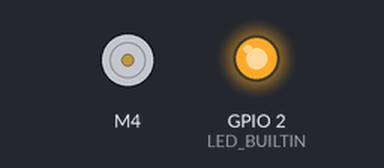
Recording of a sketch running on a simulated ESP32. Parts: DC motor (green arrow = forward, orange = backward, longer = faster), output pins drawn as LEDs (lit = HIGH). What the sketch prints to the serial monitor is not drawn.

Above: at 1.1 s.
At 6.1 s:
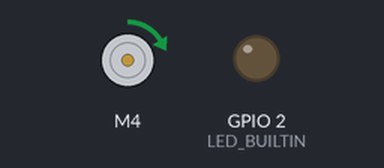
Timing chart, 0 to 7.6 s (numbered marks = the images above):
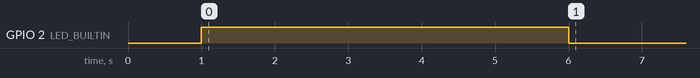

The sketch:

ESC.ino
```cpp
#include <ESP32Servo.h> // ESP32Servo library installed by Library Manager
#include "ESC.h" // RC_ESP library installed by Library Manager

#define ESC_PIN 4 // connected to ESC control wire
#define LED_BUILTIN 2 // not defaulted properly for ESP32s/you must define it
#define POT_PIN 15 // Analog pin used to connect the potentiometer center pin

// Note: the following speeds may need to be modified for your particular hardware.
#define MIN_SPEED 1040 // speed just slow enough to turn motor off
#define MAX_SPEED 1240 // speed where my motor drew 3.6 amps at 12v.

ESC myESC (ESC_PIN, 1000, 2000, 500); // ESC_Name (PIN, Minimum Value, Maximum Value, Arm Value)

long int val; // variable to read the value from the analog pin

void setup() {
    Serial.begin(115200); while (!Serial) {}
    Serial.println("Hi Test");
    delay(1000);

    pinMode(POT_PIN, INPUT);
    pinMode(ESC_PIN, OUTPUT);
    pinMode(LED_BUILTIN, OUTPUT);
    digitalWrite(LED_BUILTIN, HIGH); // set led to on to indicate arming
    myESC.arm(); // Send the Arm command to ESC
    delay(5000); // Wait a while
    digitalWrite(LED_BUILTIN, LOW); // led off to indicate arming completed

    // // the following loop turns on the motor slowly, so get ready
    // for (int i=0; i<350; i++){ // run speed from 840 to 1190
    // myESC.speed(MIN_SPEED-200+i); // motor starts up about half way through loop
    // delay(10);
    // }
} // speed will now jump to pot setting

void loop() {
    // val = analogRead(POT_PIN); // read the pot (value between 0 and 4095 for ESP32 12 bit A to D)
    // Serial.println(val);
    // val = map(val, 0, 4095, MIN_SPEED, MAX_SPEED); // scale pot reading to valid speed range
    myESC.speed(MIN_SPEED); // sets the ESC speed
    delay(10); // Wait for a while
}
```
